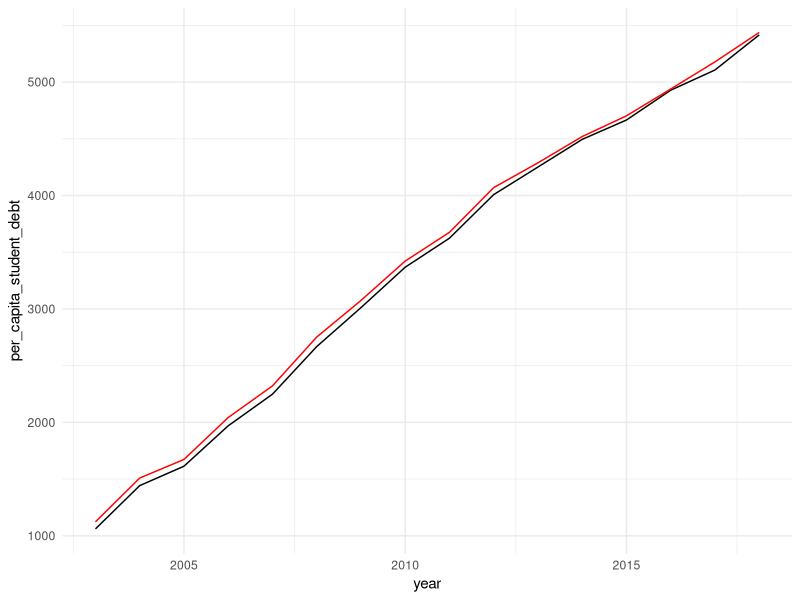

Generate this figure with R:
## ---- chunk 1
library(readr)
library(dplyr)

student_loan_debt <- read_csv("data/student_loan_debt.csv")
## ---- chunk 2
str(student_loan_debt)
## ---- chunk 3
glimpse(student_loan_debt)
## ---- chunk 4
arrange(student_loan_debt, per_capita_student_debt)
arrange(student_loan_debt, -per_capita_student_debt)
## ---- chunk 5
filter(student_loan_debt, per_capita_student_debt < 800)
## ---- chunk 6
filter(student_loan_debt, per_capita_student_debt >= 5000, year == 2008)
## ---- chunk 7
filter(student_loan_debt, is.na(per_capita_student_debt))
## ---- chunk 8
max_debt_by_year <- student_loan_debt %>%
    group_by(year) %>%
    summarize(max_debt = max(per_capita_student_debt))

max_debt_by_year
## ---- chunk 9
min_debt_by_year <- student_loan_debt %>%
    group_by(year) %>%
    summarize(min_debt = min(per_capita_student_debt))

min_debt_by_year
## ---- chunk 10
student_loan_debt_by_year <- student_loan_debt %>%
  group_by(year) %>%
  summarize(per_capita_student_debt = mean(per_capita_student_debt))

student_loan_debt_by_year
## ---- chunk 11
student_loan_debt_by_year <- student_loan_debt %>%
  group_by(year) %>%
  summarize(per_capita_student_debt = mean(per_capita_student_debt, na.rm = TRUE))

student_loan_debt_by_year
## ---- chunk 12
population <- read_csv("data/population.csv")
## ---- chunk 13
joined_data <- student_loan_debt %>%
    left_join(population, by = c("state", "year"))

joined_data
## ---- chunk 14
student_loan_debt_by_year_weighted <- joined_data %>%
  mutate(total_student_debt = population * per_capita_student_debt) 

student_loan_debt_by_year_weighted
## ---- chunk 15
student_loan_debt_by_year_weighted <- joined_data %>%
  mutate(total_student_debt = population * per_capita_student_debt) %>% 
  group_by(year) %>%
  summarize(population = sum(population, na.rm = TRUE),
            annual_student_debt = sum(total_student_debt, na.rm = TRUE)) 

student_loan_debt_by_year_weighted
## ---- chunk 16
student_loan_debt_by_year_weighted <- joined_data %>%
  mutate(total_student_debt = population * per_capita_student_debt) %>% 
  group_by(year) %>%
  summarize(population = sum(population, na.rm = TRUE),
            annual_student_debt = sum(total_student_debt, na.rm = TRUE))  %>% 
  mutate(per_capita_student_debt = annual_student_debt/population)

student_loan_debt_by_year_weighted
## ---- chunk 17
library(ggplot2)
student_loan_debt_by_year_weighted %>%
  ggplot(aes(x = year, y = per_capita_student_debt)) +
  geom_line() +
  theme_minimal() +
  geom_line(data = student_loan_debt_by_year, color = "red")
